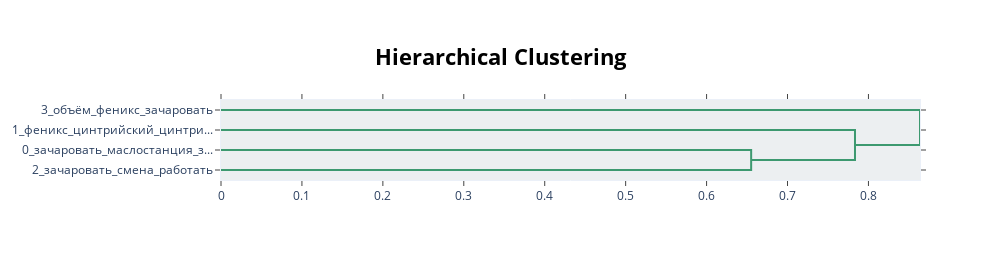

Source (notebook cell):
### Code cell
fig = tengine.model.visualize_hierarchy()
fig.show()

### Figure 1 — Plotly figure (JSON) as saved in the notebook; plotly's stock layout.template omitted (floating-point values rounded to 4 significant figures)
{"data": [{"hoverinfo": "text", "marker": {"color": "rgb(61,153,112)"}, "mode": "lines", "x": [0.0, 0.6551, 0.6551, 0.0], "xaxis": "x", "y": [-25.0, -25.0, -35.0, -35.0], "yaxis": "y", "type": "scatter"}, {"hoverinfo": "text", "marker": {"color": "rgb(61,153,112)"}, "mode": "lines", "x": [0.0, 0.7834, 0.7834, 0.6551], "xaxis": "x", "y": [-15.0, -15.0, -30.0, -30.0], "yaxis": "y", "type": "scatter"}, {"hoverinfo": "text", "marker": {"color": "rgb(61,153,112)"}, "mode": "lines", "x": [0.0, 0.8637, 0.8637, 0.7834], "xaxis": "x", "y": [-5.0, -5.0, -22.5, -22.5], "yaxis": "y", "type": "scatter"}], "layout": {"autosize": false, "height": 260, "hovermode": "closest", "showlegend": false, "width": 1000, "xaxis": {"mirror": "allticks", "rangemode": "tozero", "showgrid": false, "showline": true, "showticklabels": true, "ticks": "outside", "type": "linear", "zeroline": false}, "yaxis": {"mirror": "allticks", "rangemode": "tozero", "showgrid": false, "showline": true, "showticklabels": true, "tickmode": "array", "ticks": "outside", "ticktext": ["3_объём_феникс_зачаровать", "1_феникс_цинтрийский_цинтри...", "0_зачаровать_маслостанция_з...", "2_зачаровать_смена_работать"], "tickvals": [-5.0, -15.0, -25.0, -35.0], "type": "linear", "zeroline": false, "range": [-40.0, 0.0]}, "title": {"font": {"size": 22, "color": "Black"}, "text": "<b>Hierarchical Clustering</b>", "x": 0.5, "xanchor": "center", "yanchor": "top"}, "hoverlabel": {"font": {"size": 16, "family": "Rockwell"}, "bgcolor": "white"}, "plot_bgcolor": "#ECEFF1"}}
